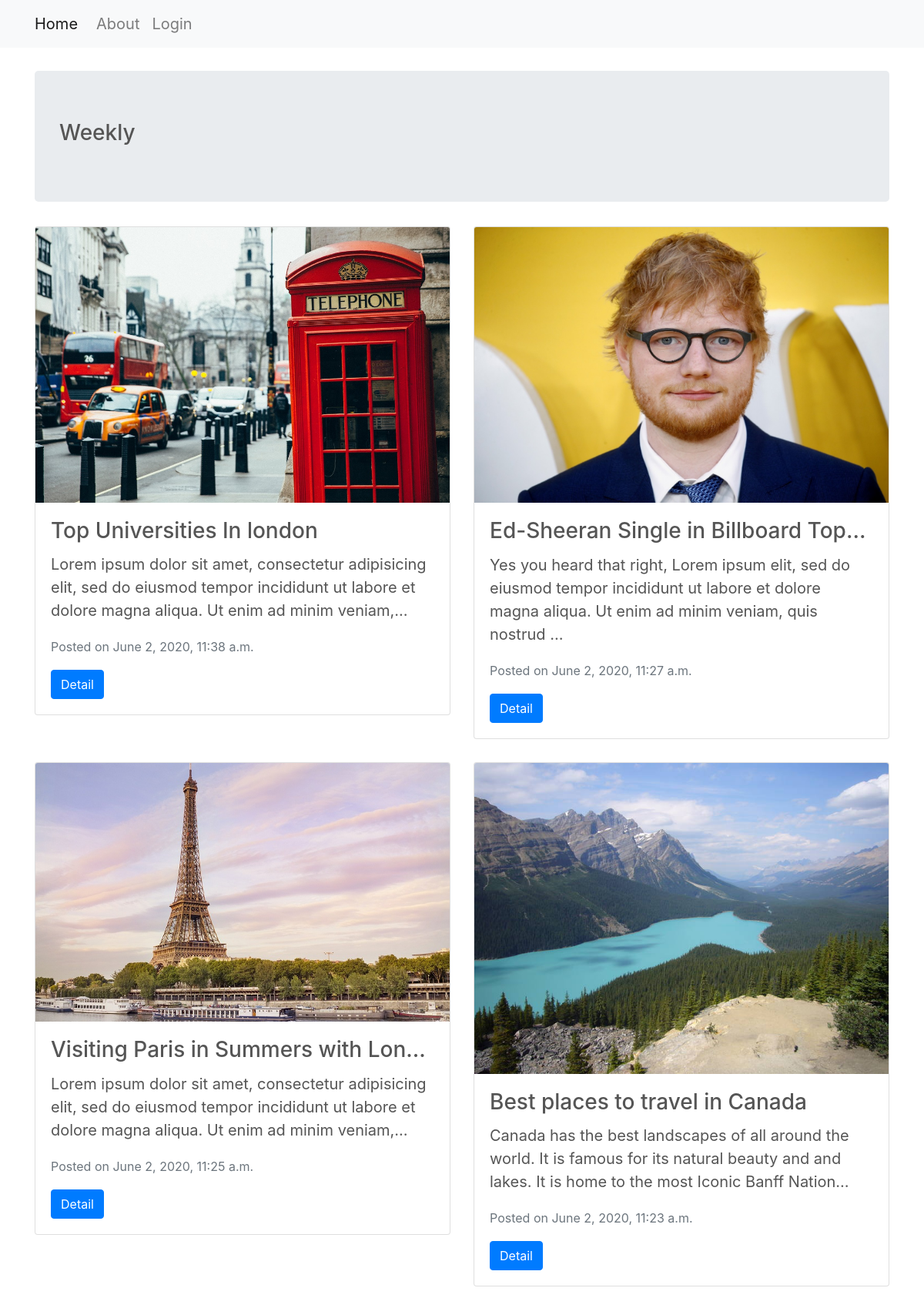
The page / on the database its author committed.
### blog/models.py (models this page shows, shortened)
class Blog(models.Model):
    author = models.ForeignKey(User, on_delete = models.CASCADE)
    title = models.CharField(max_length=100, unique=True)
    slug = models.SlugField(max_length = 100, blank=True, null=True)
    cover_pic = models.ImageField(blank=True, upload_to='covers')
    text = models.TextField()
    created_date = models.DateTimeField(default=timezone.now)
    published_date = models.DateTimeField(blank=True, null=True)

### blog/views.py (the view)
# urls.py: path('', views.index, name='index'),
def index(request):
    blog_list = Blog.objects.filter(published_date__lte=timezone.now()).order_by('-published_date')
    return render(request, 'blog/index.html', {'blog_list':blog_list})

### blog/templates/blog/index.html (shortened to what this page needs)
{% extends 'blog/base.html' %}
{% block body_block %}
  <div class="jumbotron">
    <h3>Weekly</h3>
  </div>
  <div class="row">
    {% for blog in blog_list %}
    <div class="col-md-6 card-margin">
      <div class="card">
        {% if blog.cover_pic %}
          <img class="card-img-top" src="{{ blog.cover_pic.url }}" style="max-height: 30%; width:100%" alt="Card image cap">
        {% endif %}
        <div class="card-body">
          <h3 class="card-title">{{ blog.title|truncatechars:35 }}</h3>
          <p class="card-text">{{ blog.text|truncatechars:150}}</p>
          <p class="card-text"><small class="text-muted">Posted on {{ blog.created_date }}</small></p>
          <a href="{% url 'blog_detail' title_slug=blog.slug %}" class="btn btn-primary">Detail</a>
        </div>
      </div>
      <br>
    </div>
    {% endfor %}
    <br>
  </div>
{% endblock %}

### blog/static/css/style.css (style rules this page uses)
* { margin: 0; padding: 0; }
body { color: #555; font-size: 20px; font-weight: 400; }

### rows shown on the page
Blog: cover_pic (picture), title "Top Universities In london", text "Lorem ipsum dolor sit amet, consectetur adipisicing elit, sed do eiusmod tempor incididunt ut labore et dolore magna aliqua. Ut enim ad minim veniam,…", created_date "June 2, 2020, 11:38 a.m."
Blog: cover_pic (picture), title "Ed-Sheeran Single in Billboard Top…", text "Yes you heard that right, Lorem ipsum elit, sed do eiusmod tempor incididunt ut labore et dolore magna aliqua. Ut enim ad minim veniam, quis nostrud …", created_date "June 2, 2020, 11:27 a.m."
Blog: cover_pic (picture), title "Visiting Paris in Summers with Lon…", text "Lorem ipsum dolor sit amet, consectetur adipisicing elit, sed do eiusmod tempor incididunt ut labore et dolore magna aliqua. Ut enim ad minim veniam,…", created_date "June 2, 2020, 11:25 a.m."
Blog: cover_pic (picture), title "Best places to travel in Canada", text "Canada has the best landscapes of all around the world. It is famous for its natural beauty and and lakes. It is home to the most Iconic Banff Nation…", created_date "June 2, 2020, 11:23 a.m."
